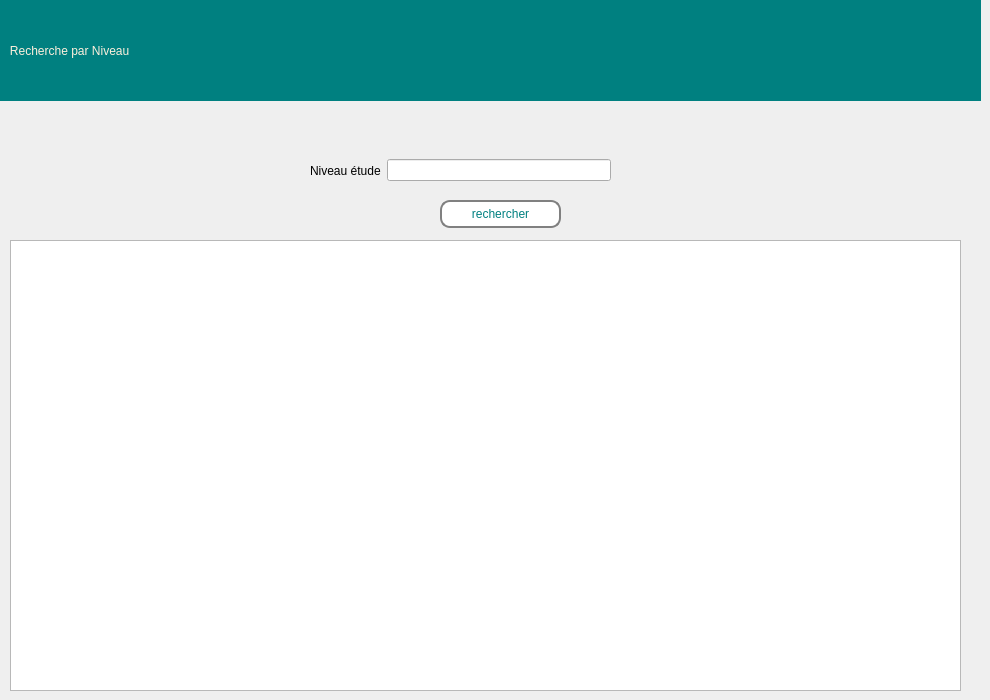
    <widget class="QWidget" name="page_afficher_etudiant_niveau">
     <widget class="QPushButton" name="pushButton_rechercheniveau">
      <property name="geometry">
       <rect>
        <x>440</x>
        <y>200</y>
        <width>121</width>
        <height>28</height>
       </rect>
      </property>
      <property name="styleSheet">
       <string notr="true">border: 2px solid gray;
font: 63 9pt &quot;Segoe UI Variable Display Semib&quot;;
  border-radius: 10px;
  padding: 0 8px;
  
color: rgb(0, 128, 128);
background-color: rgb(255, 255, 255);</string>
      </property>
      <property name="text">
       <string>rechercher</string>
      </property>
     </widget>
     <widget class="QLabel" name="label_180">
      <property name="geometry">
       <rect>
        <x>0</x>
        <y>0</y>
        <width>981</width>
        <height>101</height>
       </rect>
      </property>
      <property name="toolTip">
       <string>&lt;html&gt;&lt;head/&gt;&lt;body&gt;&lt;p align=&quot;center&quot;&gt;&lt;br/&gt;&lt;/p&gt;&lt;/body&gt;&lt;/html&gt;</string>
      </property>
      <property name="styleSheet">
       <string notr="true">color: rgb(253, 239, 220);background-color: rgb(0, 128, 128);
font: 75 16pt &quot;Rockwell&quot;;
</string>
      </property>
      <property name="text">
       <string>   Recherche par Niveau</string>
      </property>
     </widget>
     <widget class="QWidget" name="horizontalLayoutWidget_3">
      <property name="geometry">
       <rect>
        <x>310</x>
        <y>150</y>
        <width>301</width>
        <height>41</height>
       </rect>
      </property>
      <layout class="QHBoxLayout" name="horizontalLayout_3">
       <item>
        <widget class="QLabel" name="label_96">
         <property name="styleSheet">
          <string notr="true">font: 63 9pt &quot;Segoe UI Variable Display Semib&quot;;</string>
         </property>
         <property name="text">
          <string>Niveau étude</string>
         </property>
        </widget>
       </item>
       <item>
        <widget class="QLineEdit" name="niveau_input_recherche"/>
       </item>
      </layout>
     </widget>
     <widget class="QTableWidget" name="tableWidget_etudiants_niveau">
      <property name="geometry">
       <rect>
        <x>10</x>
        <y>240</y>
        <width>951</width>
        <height>451</height>
       </rect>
      </property>
     </widget>
    </widget>
